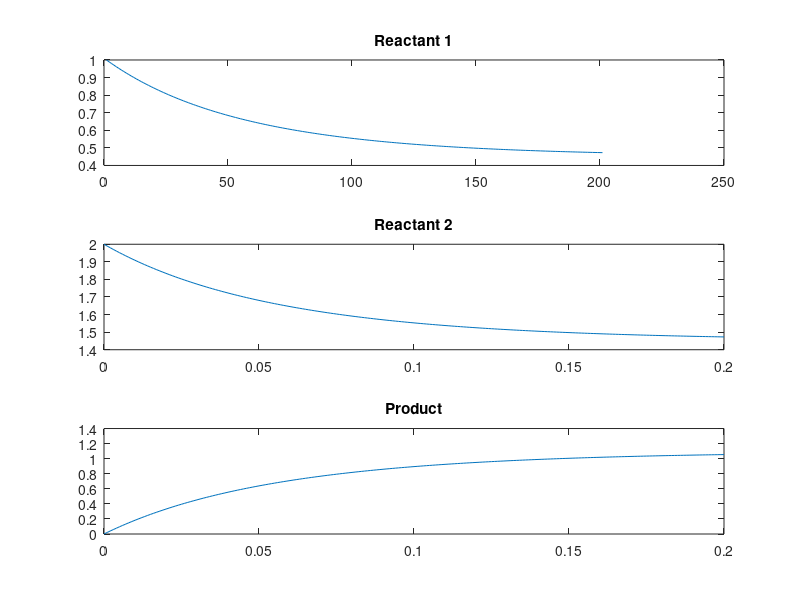

Reproduce this figure in MATLAB.
k1 = 5; 
k2 = 3;
c1(1) = 1;
c2(1) = 2;
c3(1) = 0;
dt= 0.001;
i = 0;

 for t = 1:200
    c1(t+1) = c1(t) + (k2*c3(t)-k1*c1(t)*c2(t))*dt;
    c2(t+1) = c2(t) + (k2*c3(t)-k1*c1(t)*c2(t))*dt;
    c3(t+1) = c3(t) + (2*k1*c1(t)*c2(t)-2*k2*c3(t))*dt;
    i(t+1) = t* dt;
end

subplot(3,1,1);
plot(c1);
title('Reactant 1');
subplot(3,1,2);
plot(i,c2);
title('Reactant 2');
subplot (3,1,3);
plot(i,c3);
title('Product');